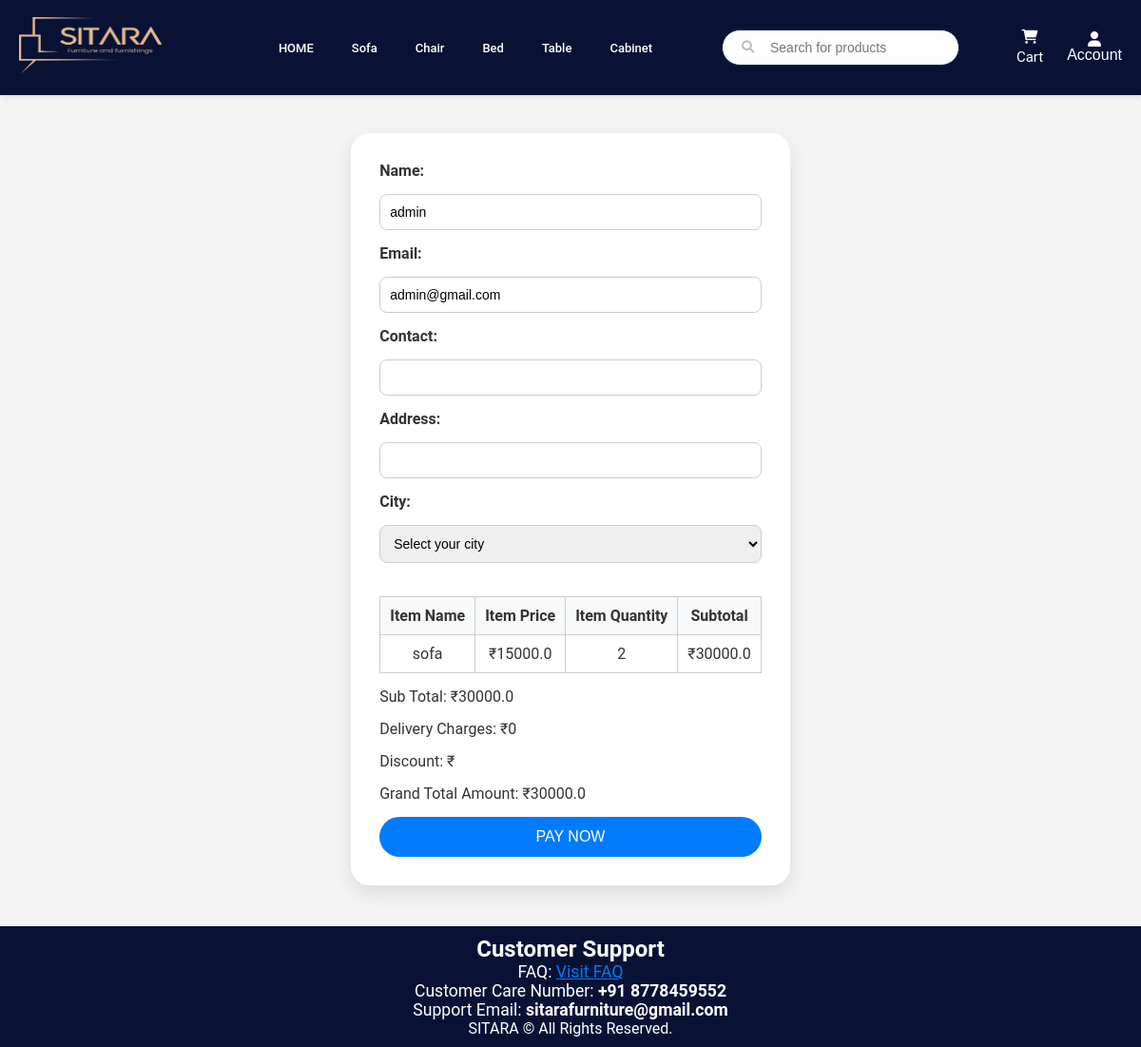
/checkout (signed in), run on the app's committed database.
### app/models.py (models this page shows, shortened)
class User(UserMixin, db.Model):
    id = db.Column(db.Integer, primary_key=True)
    username = db.Column(db.String(50), nullable=False)
    email = db.Column(db.String(100), unique=True, nullable=False)
    password = db.Column(db.String(255), nullable=False)
    role = db.Column(db.String(20), nullable=False)
    reset_token = db.Column(db.String(128), nullable=True)

class Cart(db.Model):
    __tablename__ = "cart"
    id = db.Column(db.Integer, primary_key=True)
    user_id = db.Column(db.Integer, db.ForeignKey("user.id"), nullable=False)
    product_id = db.Column(db.Integer, db.ForeignKey("product.id", ondelete="CASCADE"), nullable=False)  # Cascade delete
    total_price = db.Column(db.Float, nullable=False)
    quantity = db.Column(db.Integer, nullable=False)
    product = db.relationship("Product", backref=db.backref("cart_items", passive_deletes=True))

class Product(db.Model):
    __tablename__ = "product"
    id = db.Column(db.Integer, primary_key=True)
    name = db.Column(db.String(100), nullable=False)
    price = db.Column(db.Float, nullable=False)
    description = db.Column(db.String(255), nullable=False)
    category = db.Column(db.String(100), nullable=False)
    quantity = db.Column(db.Integer, nullable=False)
    manufacturer = db.Column(db.String(100), nullable=True)
    country_of_origin = db.Column(db.String(50), nullable=True)
    avg_rating = db.Column(db.Float, nullable=True)
    discount = db.Column(db.Float, default=0.0, nullable=True)
    colour = db.Column(db.String(20), nullable=True)
    images = db.relationship("ProductImage", backref="product", lazy=True)
    sketchfab_url = db.Column(db.String(512))
    model_file = db.Column(db.String(255))
    ratings = relationship("Rating", back_populates="product")

### app/views.py (the view)
@main.route('/checkout', methods=['GET', 'POST'])
@login_required
def checkout():
    cart_items = Cart.query.filter_by(user_id=current_user.id).all()
    if not cart_items:
        flash("Your cart is empty!", "danger")
        return redirect(url_for('main.cart'))
    total_price = sum(item.total_price for item in cart_items)
    tax = calculate_tax(total_price)
    grand_total = total_price + tax
    return render_template('checkout.html', cart_items=cart_items, total_price=total_price, tax=tax, grand_total=grand_total)

### app/views.py (called while the page is built)
def calculate_tax(total_price):
    if total_price > 3000:
        return 0
    elif total_price > 2000:
        return 400
    elif total_price > 1000:
        return 200
    elif total_price > 500:
        return 100
    else:
        return 50

@main.context_processor
def inject_wishlist():
    if current_user.is_authenticated:
        wishlist_ids = [item.product_id for item in Wishlist.query.filter_by(user_id=current_user.id).all()]
    else:
        wishlist_ids = []
    return dict(wishlist=wishlist_ids)

### app/templates/checkout.html (shortened to what this page needs)
<!DOCTYPE html>
<html lang="en">
<head>
</head>
{% extends "home.html" %}
{% block content %}
<main>
    <div class="container">
        <form id="order-form" action="{{ url_for('main.place_order') }}" method="POST" class="product-form">
            <label for="name">Name:</label>
            <input type="text" id="name" name="name" value="{{ current_user.username }}" required />
            <label for="email">Email:</label>
            <input type="email" id="email" name="email" value="{{ current_user.email }}" required />
            <label for="contact">Contact:</label>
            <input type="tel" id="contact" name="contact" value="{{ current_user.contact }}" required />
            <label for="address">Address:</label>
            <input type="text" id="address" name="address" value="{{ current_user.address }}" required />
            <label for="city">City:</label>
            <select name="city" id="city" required>
                {% for city_option in ["Select your city", "Mumbai", "Delhi", "Bangalore", "Hyderabad", "Ahmedabad", "Chennai", "Coimbatore", "Kolkata", "Pune", "Jaipur", "Lucknow", "Kanpur", "Trichy", "Madurai", "Nagpur", "Indore", "Thane", "Bhopal", "Visakhapatnam", "Patna", "Vadodara", "Ghaziabad", "Ludhiana", "Agra", "Nashik", "Faridabad", "Meerut", "Rajkot"] %}
                    <option value="{{ city_option }}" {% if city_option == current_user.city %}selected{% endif %}>{{ city_option }}</option>
                {% endfor %}
            </select>
            <table>
                <thead>
                    <tr>
                        <th>Item Name</th>
                        <th>Item Price</th>
                        <th>Item Quantity</th>
                        <th>Subtotal</th>
                    </tr>
                </thead>
                <tbody>
                    {% for item in cart_items %}
                    <tr>
                        <td>{{ item.product.name }}</td>
                        <td>₹{{ item.product.price }}</td>
                        <td>{{ item.quantity }}</td>
                        <td>₹{{ item.total_price }}</td>
                    </tr>
                    {% endfor %}
                </tbody>
            </table>
            <p>Sub Total: ₹{{ total_price }}</p>
            <p>Delivery Charges: ₹{{ tax }}</p>
            <p>Discount: ₹{{ total_discount }}</p>
            <p>Grand Total Amount: ₹{{ grand_total }}</p>
            <button type="button" id="rzp-button">PAY NOW</button>
        </form>
    </div>
    </main>
    {% endblock %}

### app/static/home.css (style rules this page uses)
* { margin: 0; padding-top: 0; box-sizing: border-box; }
body { margin: 0; padding: 0; background-color: #f4f4f4; color: #333; */ }
main { min-height: 90vh; padding: 20px; margin-top: 100px; display: flex; justify-content: center; }
main { min-height: 90vh; padding: 10px; }

### data on the page
User: name "admin", email "admin@gmail.com"
Cart: product.name "sofa", product.price "15000.0", quantity "2", total_price "30000.0"

### other printed values
{{ total_price }} "30000.0"
{{ tax }} "0"
{{ grand_total }} "30000.0"
form field city "Select your city"
